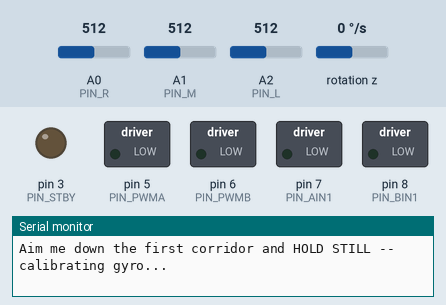
This sketch was run on a simulated Arduino Uno, built with avr-gcc and run on an emulated ATmega328P. Shown: switched loads named in the sketch (green lamp = pin HIGH), output pins drawn as LEDs (lit = HIGH), the last lines printed to the serial monitor. The test bench sets the inputs (shaded band); at power-on: A0 (PIN_R) = 512, A1 (PIN_M) = 512, A2 (PIN_L) = 512, rotation z 0 °/s.

Above: at 0.1 s.
At 1.6 s:
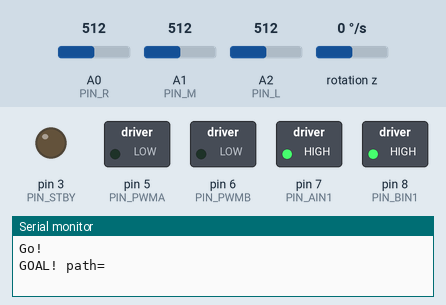
Timing chart, 0 to 3.1 s (numbered marks = the images above):
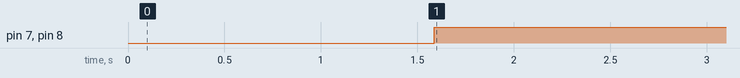

The sketch:

Ex15_MazeLSRB.ino
```cpp
/*
 * ======================================================================
 *  EXERCISE 15 -- Maze Solving: Left-Hand Rule (LSRB)  (Day 5: Navigation)
 * ======================================================================
 *  Solve a MAZE whose WALLS are strips of black electrical tape laid ACROSS
 *  the corridors on a light floor. The rover does NOT follow a line. It just:
 *
 *      1. drives STRAIGHT until all three sensors hit tape  = a WALL AHEAD,
 *      2. then DECIDES which way to go.
 *
 *  Because the three sensors all look straight DOWN at the front, the rover
 *  can't see a side opening while driving -- so to decide, it pivots (a
 *  closed-loop gyro turn from Ex13) to glance LEFT, then RIGHT, and creeps a
 *  little to feel whether that way is open or walled.
 *
 *  Note one thing: the rover only ever stops because a wall blocked it going
 *  straight -- so "straight" is never an option at a stop. The choice is just
 *  Left > Right > Back. (Open straights it simply drives through.)
 *
 *  ALGORITHM (the part you write): take the LEFT-most open direction. Record
 *  the turns; whenever a dead-end U-turn 'B' appears, COLLAPSE the detour into
 *  one equivalent turn. The simplified list is the shortest path. No loops.
 *
 *  GOAL: fill the finish cell with a solid tape PAD -- when the rover drives
 *  onto it the tape stays under all three sensors (not a thin wall line).
 *
 *  The driving, gyro turns and look-around are PROVIDED. You implement the two
 *  pieces that ARE the algorithm: the decision rule and the path simplifier.
 *
 *  >> Reference solution: ~/projects/code/MazeSolverLSRB/ <<  (peek only if stuck)
 *
 *  WHAT YOU DO: implement pickLSRB() and simplifyPath().
 * ======================================================================
 */
#include <Wire.h>
#include "I2Cdev.h"
#include "MPU6050.h"

#define PIN_L A2            // left  reflectance sensor (points down)
#define PIN_M A1            // middle
#define PIN_R A0            // right
#define PIN_PWMA 5
#define PIN_PWMB 6
#define PIN_AIN1 7
#define PIN_BIN1 8
#define PIN_STBY 3

// --- tape sensing (black tape on a light floor) ---
#define TAPE_THRESHOLD 500 // analog cutoff; calibrate with Ex8
#define TAPE_READS_HIGH 1  // 1: a sensor over tape reads HIGH. Flip to 0 if your
                           //    floor/tape contrast is the other way around.
// --- motion (CALIBRATE CM_PER_MS on your rover) ---
#define CM_PER_MS  0.020   // how far the rover rolls per ms at CREEP (Ex2-style)
#define PROBE_CM   12.0    // how far to glance down a side passage to call it open
#define NUDGE_CM   3.0     // creep used to tell a solid GOAL pad from a thin wall
#define DRIVE   110        // straight-ahead cruising speed
#define CREEP   90         // speed while probing/glancing
#define TURN_SPEED 100     // wheel speed while pivoting
#define MAX_PATH 60

MPU6050 imu;
float biasDps = 0;

// ---- low-level I/O -------------------------------------------------------
void setMotors(bool rF,int rS,bool lF,int lS){rS=constrain(rS,0,255);lS=constrain(lS,0,255);
  digitalWrite(PIN_STBY,HIGH);digitalWrite(PIN_AIN1,rF?HIGH:LOW);analogWrite(PIN_PWMA,rS);
  digitalWrite(PIN_BIN1,lF?HIGH:LOW);analogWrite(PIN_PWMB,lS);}
void stopMotors(){analogWrite(PIN_PWMA,0);analogWrite(PIN_PWMB,0);digitalWrite(PIN_STBY,LOW);}

// "Is this sensor sitting on tape?"  (black tape -> dark reading)
bool L(){bool h=analogRead(PIN_L)>TAPE_THRESHOLD;return TAPE_READS_HIGH?h:!h;}
bool M(){bool h=analogRead(PIN_M)>TAPE_THRESHOLD;return TAPE_READS_HIGH?h:!h;}
bool R(){bool h=analogRead(PIN_R)>TAPE_THRESHOLD;return TAPE_READS_HIGH?h:!h;}
bool wall(){ return L() && M() && R(); }       // all three on tape = a wall here

// ---- gyro turn (provided -- your Ex11+Ex13 work, condensed) --------------
float readRateDps(){return imu.getRotationZ()/131.0 - biasDps;}
void calibrateBias(){long s=0;const int N=500;for(int i=0;i<N;i++){s+=imu.getRotationZ();delay(2);}
  biasDps=(s/(float)N)/131.0;}
// Pivot in place by |deg|. deg<0 = LEFT, deg>0 = RIGHT (closed-loop on the gyro).
void turnDeg(float deg){
  bool right = deg>0; float target=fabs(deg), turned=0; unsigned long last=micros();
  while(turned<target){
    if(right) setMotors(false,TURN_SPEED,true,TURN_SPEED);
    else      setMotors(true,TURN_SPEED,false,TURN_SPEED);
    unsigned long now=micros();
    turned += fabs(readRateDps())*(now-last)/1000000.0;
    last=now;
  }
  stopMotors();
}

// ---- driving (provided) --------------------------------------------------
// Drive straight ahead until we run into a wall. This is the whole point:
// the rover stops when the SENSORS see a wall, not after some set distance.
void driveToWall(){
  while(!wall()) setMotors(true,DRIVE,true,DRIVE);
  stopMotors();
}

// Creep forward up to `cm`, stopping early if we hit a wall, then reverse back
// to where we started. Returns true if it stayed CLEAR the whole way (= open).
bool creepClear(float cm){
  unsigned long limit=(unsigned long)(cm/CM_PER_MS),t0=millis(); bool blocked=false;
  while(millis()-t0<limit){ setMotors(true,CREEP,true,CREEP); if(wall()){blocked=true;break;} }
  unsigned long fwd=millis()-t0; stopMotors();
  unsigned long t1=millis(); while(millis()-t1<fwd) setMotors(false,CREEP,false,CREEP);
  stopMotors(); return !blocked;
}

// ---- look around this wall (provided): fill the exit flags ----------------
bool gLeft,gRight,gStraight,gGoal;
void senseWall(){
  gStraight=false;                          // we only stop when straight is blocked
  gGoal = !creepClear(NUDGE_CM);            // tape still there after a nudge = GOAL pad
  if(gGoal) return;
  turnDeg(-90); gLeft  = creepClear(PROBE_CM); turnDeg(90);   // glance left
  turnDeg(90);  gRight = creepClear(PROBE_CM); turnDeg(-90);  // glance right
}

// ======================  YOUR CODE  =======================================
char pickLSRB() {
  // -------------------------------------------------------------------
  // TODO 1: Return the LSRB choice as a char, from gLeft/gStraight/gRight:
  //   priority: if (gLeft) return 'L';
  //             else if (gStraight) return 'S';   // (always false here -- see note)
  //             else if (gRight) return 'R';
  //             else return 'B';     // walls all around = dead end, U-turn
  // -------------------------------------------------------------------
  return 'B';
}

char path[MAX_PATH]; int pathLen=0;

void simplifyPath() {
  // -------------------------------------------------------------------
  // TODO 2: If the 2nd-to-last recorded turn is 'B', collapse the last THREE
  //   turns into one, by total rotation:
  //     sum: R=+90, L=+270, B=+180, S=+0 ; then  sum %= 360
  //     0->'S', 90->'R', 180->'B', 270->'L'
  //   Replace path[len-3..len-1] with that single char (pathLen -= 2).
  //   Only run when pathLen >= 3 AND path[pathLen-2] == 'B'.
  //   (This is the canonical dead-end-elimination rule.)
  // -------------------------------------------------------------------
}
// ==========================================================================

// Pivot to face the chosen direction; the next driveToWall() drives down it.
void executeTurn(char t){
  switch(t){case 'L':turnDeg(-90);break;case 'R':turnDeg(90);break;case 'B':turnDeg(180);break;}
}

bool solved=false;
void setup(){
  pinMode(PIN_PWMA,OUTPUT);pinMode(PIN_PWMB,OUTPUT);pinMode(PIN_AIN1,OUTPUT);
  pinMode(PIN_BIN1,OUTPUT);pinMode(PIN_STBY,OUTPUT);stopMotors();
  Wire.begin(); Serial.begin(9600); imu.initialize();
  Serial.println(F("Aim me down the first corridor and HOLD STILL -- calibrating gyro..."));
  calibrateBias(); delay(500);
  Serial.println(F("Go!"));
}

void loop(){
  if(solved){stopMotors();return;}
  driveToWall();                       // straight until a wall stops us
  senseWall();                         // glance left/right, check for the goal pad
  if(gGoal){stopMotors();path[pathLen]='\0';
    Serial.print(F("GOAL! path=")); Serial.println(path); solved=true; return;}
  char t=pickLSRB();
  if(pathLen<MAX_PATH) path[pathLen++]=t;
  simplifyPath();
  executeTurn(t);
}
```

Measured:
- by itself, pin 7 (PIN_AIN1), pin 8 (PIN_BIN1): LOW → HIGH at 1.6 s
